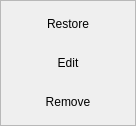
<?xml version="1.0" encoding="UTF-8"?>
<ui version="4.0">
 <class>SettingsMoreMenu</class>
 <widget class="QWidget" name="SettingsMoreMenu">
  <property name="geometry">
   <rect>
    <x>0</x>
    <y>0</y>
    <width>136</width>
    <height>126</height>
   </rect>
  </property>
  <layout class="QVBoxLayout" name="verticalLayout">
   <property name="spacing">
    <number>0</number>
   </property>
   <property name="leftMargin">
    <number>0</number>
   </property>
   <property name="topMargin">
    <number>0</number>
   </property>
   <property name="rightMargin">
    <number>0</number>
   </property>
   <property name="bottomMargin">
    <number>0</number>
   </property>
   <item>
    <widget class="QFrame" name="frmSettingsMoreMenu">
     <property name="styleSheet">
      <string notr="true"/>
     </property>
     <property name="frameShape">
      <enum>QFrame::StyledPanel</enum>
     </property>
     <property name="frameShadow">
      <enum>QFrame::Raised</enum>
     </property>
     <layout class="QVBoxLayout" name="verticalLayout_2">
      <property name="spacing">
       <number>0</number>
      </property>
      <property name="leftMargin">
       <number>0</number>
      </property>
      <property name="topMargin">
       <number>0</number>
      </property>
      <property name="rightMargin">
       <number>0</number>
      </property>
      <property name="bottomMargin">
       <number>0</number>
      </property>
      <item>
       <widget class="QPushButton" name="btRestore">
        <property name="minimumSize">
         <size>
          <width>0</width>
          <height>32</height>
         </size>
        </property>
        <property name="styleSheet">
         <string notr="true">*{
	background-image: url(:/pics/default_icon.png);
}
*:hover{
	background-image:url(:/pics/default_icon_hover.png);
}</string>
        </property>
        <property name="text">
         <string>Restore</string>
        </property>
        <property name="flat">
         <bool>true</bool>
        </property>
       </widget>
      </item>
      <item>
       <widget class="QPushButton" name="btEdit">
        <property name="minimumSize">
         <size>
          <width>0</width>
          <height>32</height>
         </size>
        </property>
        <property name="styleSheet">
         <string notr="true">*{
	background-image: url(:/pics/edit_icon.png);
}
*:hover{
	background-image:url(:/pics/edit_icon_hover.png);
}</string>
        </property>
        <property name="text">
         <string>Edit</string>
        </property>
        <property name="flat">
         <bool>true</bool>
        </property>
       </widget>
      </item>
      <item>
       <widget class="QPushButton" name="btRemove">
        <property name="minimumSize">
         <size>
          <width>0</width>
          <height>32</height>
         </size>
        </property>
        <property name="styleSheet">
         <string notr="true">*{
	background-image: url(:/pics/remove_icon.png);
}
*:hover{
	background-image:url(:/pics/remove_icon_select.png);
}</string>
        </property>
        <property name="text">
         <string>Remove</string>
        </property>
        <property name="flat">
         <bool>true</bool>
        </property>
       </widget>
      </item>
     </layout>
    </widget>
   </item>
  </layout>
 </widget>
 <resources/>
 <connections/>
</ui>
